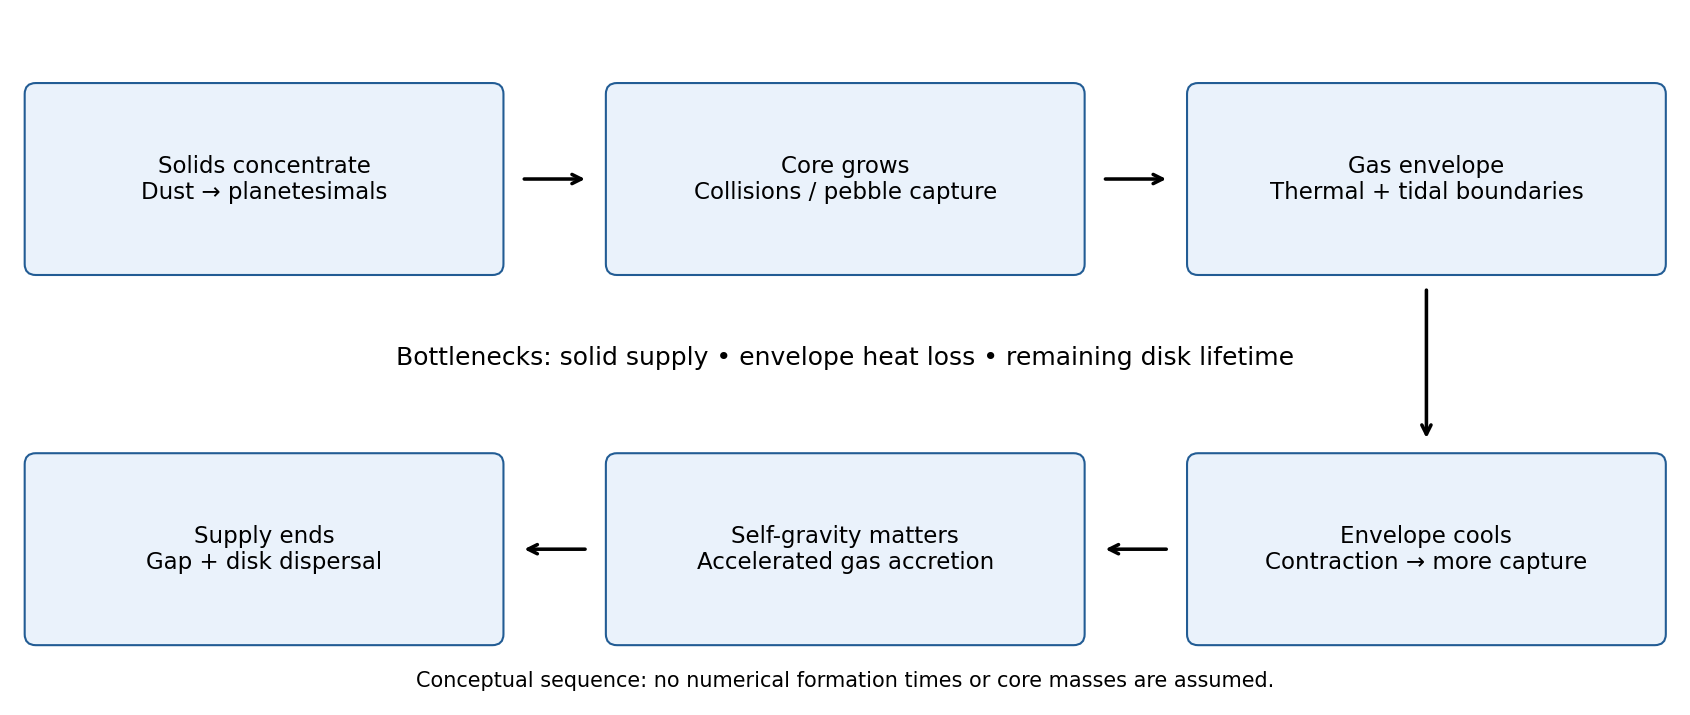

The script that drew this image:
"""Original solution diagram; Python3.14.4, numpy2.3.5, matplotlib3.10.7.
Run from mirrored _media directory; saves a basename in cwd.
"""
from pathlib import Path
import numpy as np
import matplotlib
matplotlib.use('Agg')
import matplotlib.pyplot as plt
from matplotlib.patches import Circle,FancyBboxPatch
plt.rcParams.update({'font.size':11,'figure.facecolor':'white','axes.spines.top':False,'axes.spines.right':False})
fig,ax=plt.subplots(figsize=(11.4,4.9));ax.set(xlim=(0,12),ylim=(0,5));ax.axis('off')
boxes=[(1.8,3.8,'Solids concentrate\nDust → planetesimals'),(6,3.8,'Core grows\nCollisions / pebble capture'),(10.2,3.8,'Gas envelope\nThermal + tidal boundaries'),(10.2,1.1,'Envelope cools\nContraction → more capture'),(6,1.1,'Self-gravity matters\nAccelerated gas accretion'),(1.8,1.1,'Supply ends\nGap + disk dispersal')]
for x,y,label in boxes:
 ax.add_patch(FancyBboxPatch((x-1.65,y-.62),3.3,1.24,boxstyle='round,pad=.08',fc='#eaf2fb',ec='#225c94'));ax.text(x,y,label,ha='center',va='center')
for u,v in [(0,1),(1,2),(2,3),(3,4),(4,5)]:
 x,y,_=boxes[u];xx,yy,_=boxes[v];dx=xx-x;dy=yy-y;length=np.hypot(dx,dy);pad=1.85 if dy==0 else .78;start=(x+dx/length*pad,y+dy/length*pad);stop=(xx-dx/length*pad,yy-dy/length*pad);ax.annotate('',stop,start,arrowprops={'arrowstyle':'->','lw':1.7})
ax.text(6,2.45,'Bottlenecks: solid supply • envelope heat loss • remaining disk lifetime',ha='center',fontsize=12);ax.text(6,.1,'Conceptual sequence: no numerical formation times or core masses are assumed.',ha='center',fontsize=10);fig.tight_layout()

fig.savefig(Path(__file__).with_suffix('.png').name,dpi=150,facecolor='white',bbox_inches='tight');plt.close(fig)
